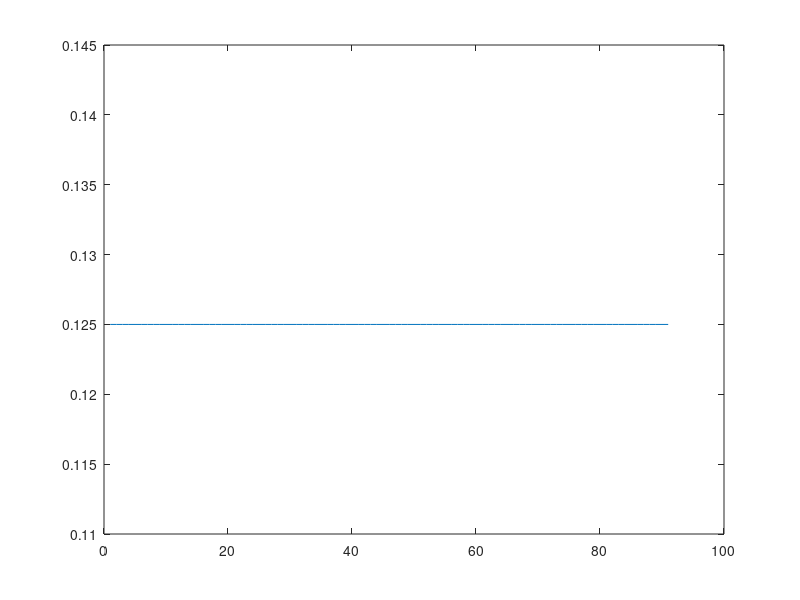

Source code (MATLAB):
V_alpha=[];

for alpha=90:1:180
D=0.25;
time=[0, D, (alpha/360), (alpha/360)+D, 0.5, 0.5+ D, 0.5+(alpha/360) ...
    0.5+(alpha/360)+D, 1] ;
time2=(time(2:9)-time(1:8));


S1=[1 0 0 0 0 0 0 0 ];
S2=[0 0 0 0 1 0 0 0 ];
S3=[0 0 1 0 0 0 0 0 ];
S4=[0 0 0 0 0 0 1 0 ];



Vo=1;
Vin=Vo*ones(1,9)*(1-D);
Vgo=(Vo/2*(S1+S2+S3+S4))/4;
Vcm=(Vo/2)*(S1+S3)/2;
Vdm=(Vo/2)*(S1-S3)/2;
Vcmp=Vcm-Vgo;

V=sum(abs(Vdm.*time2));
% V=sum(abs(Vcm.*time2));

V_alpha=[ V_alpha , V];

end

figure();
plot(V_alpha)
